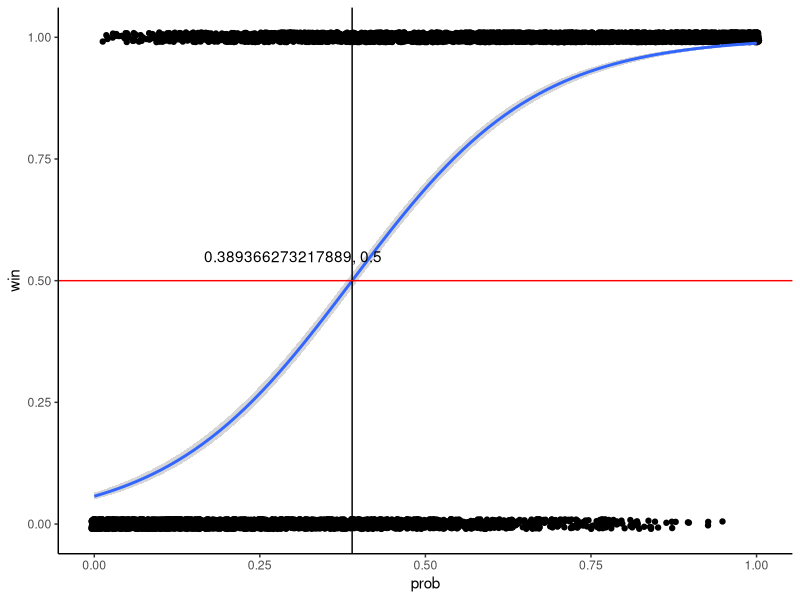

Reproduce this figure in R.
library(tidyverse)

randomProbs = sample(seq(0,1,.01), 10000, replace = T)

points = function(p){
  try1 = rbinom(1,1,prob = p)
  try2 = rbinom(1,1,prob = p)
  
  winTable = data.frame('Try1' = try1, 
                        'Try2' = try2, 
                        'prob' = p) %>%
    mutate(win = ifelse(try1 == 1, 1,
                        ifelse(try1 == 0 & try2 == 1, .5, 0)))
  return(winTable)
}

pointsOut = do.call('rbind', lapply(randomProbs, points))

WLmod = glm(data = pointsOut %>% filter(win != .5),
            as.factor(win) ~ prob,
            family = "binomial")

summary(WLmod)

find50 = function(logreg, y){
  function(x){
    predict(logreg, data.frame(prob = x), type = 'response') - y
  }
}
cross = uniroot(find50(WLmod, .500), range(seq(0,1,.01)))$root

ggplot(pointsOut %>% filter(win != .5), aes(x = prob, y = win))+
  theme_classic() +
  geom_jitter(height = .01) +
  geom_smooth(method = "glm", method.args = list (family = "binomial")) +
  geom_vline(xintercept = cross) +
  geom_hline(yintercept = .5, color = 'red') +
  annotate('text', x = .3, y = .55, label = paste0(cross,', 0.5'))
